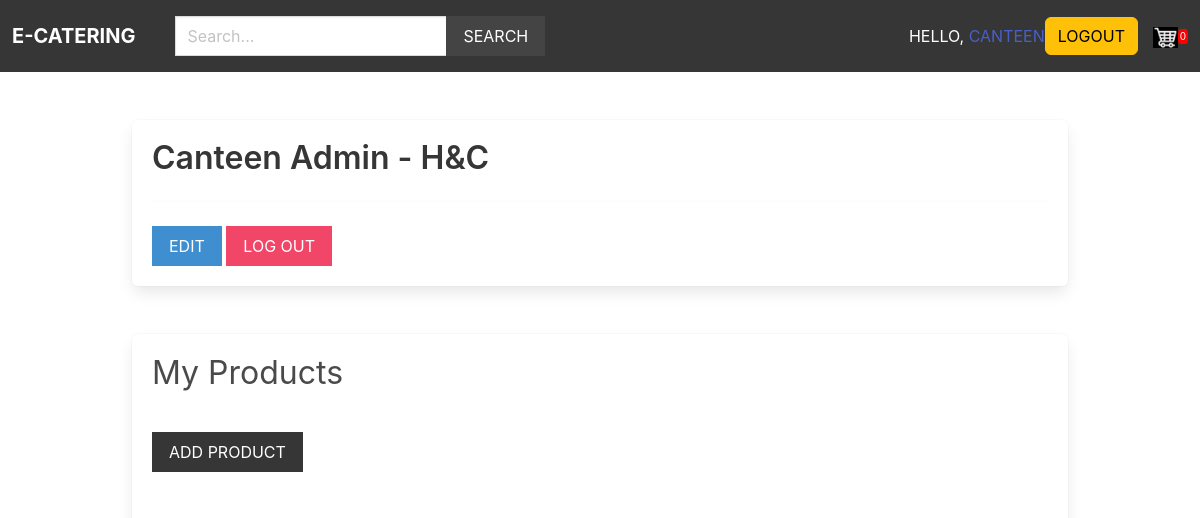
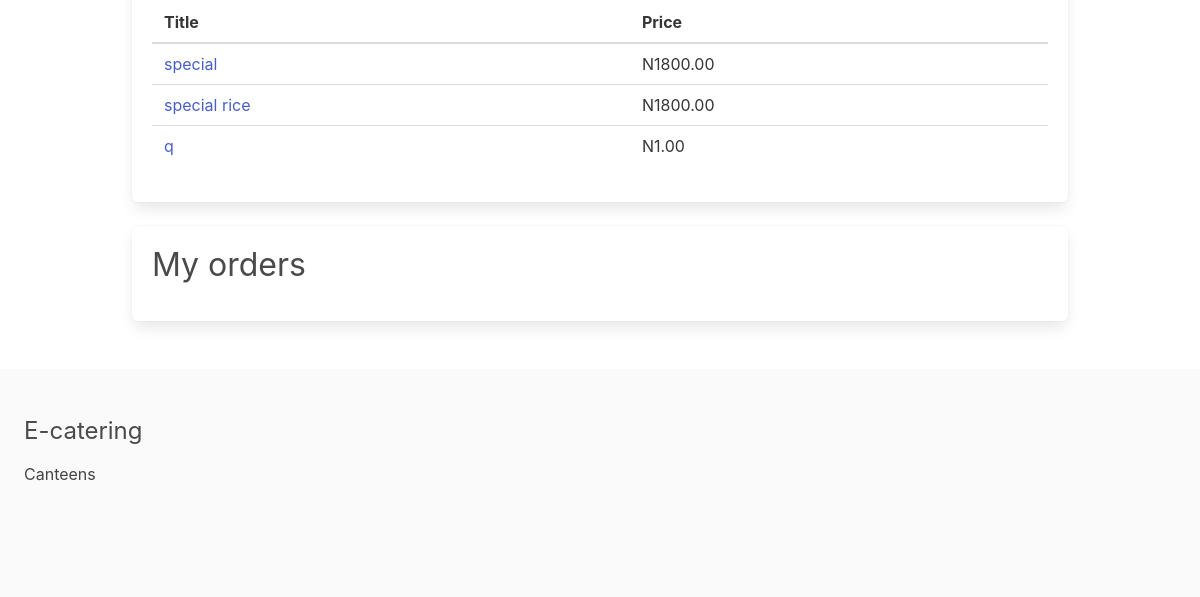
Before: /canteens/canteen_admin/ (signed in) with the older database file (2 pictures, top to bottom).
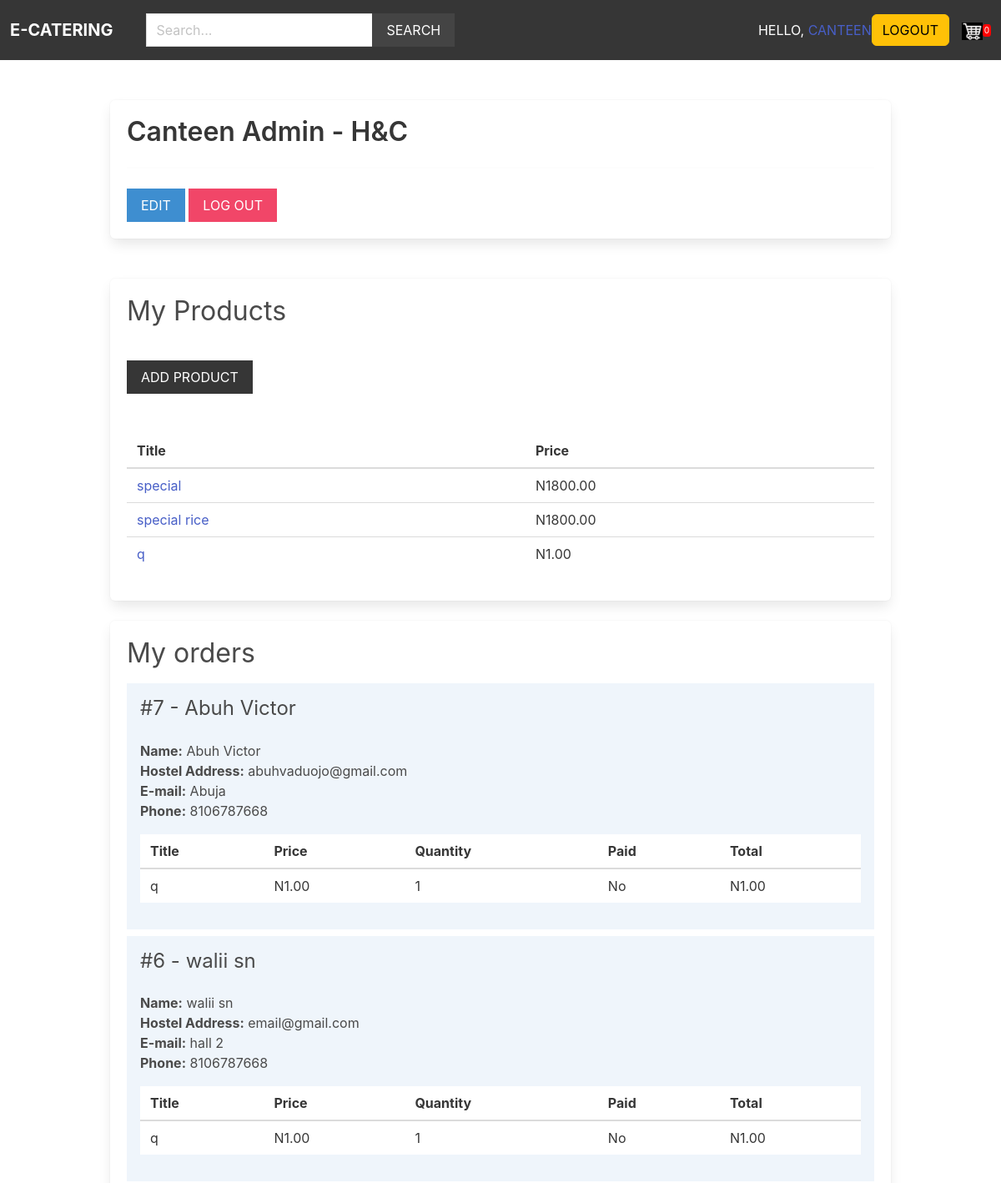
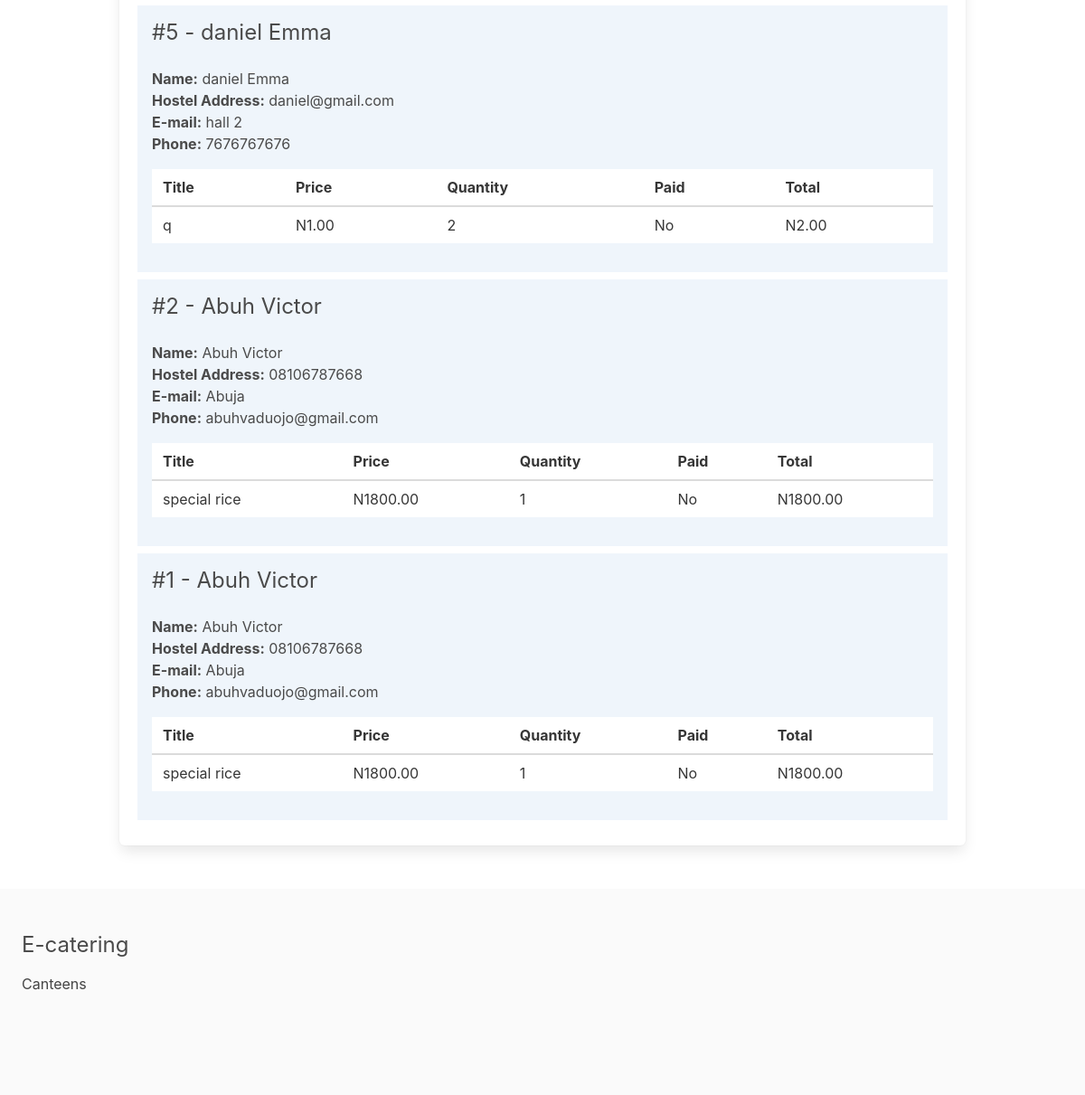
After: the same page with the newer database file (2 pictures, top to bottom).
### apps/canteen/models.py (models this page shows, shortened)
class Canteen(models.Model):
    name = models.CharField(max_length=250)
    created_at = models.DateTimeField(auto_now_add=True)
    created_by = models.OneToOneField(User, related_name='canteen', on_delete=models.CASCADE)
    class Meta:
        ordering = ['name']

### apps/product/models.py (models this page shows, shortened)
class Product(models.Model):
    category = models.ForeignKey(Category, related_name='products', on_delete=models.CASCADE)
    canteen = models.ForeignKey(Canteen , related_name='products', on_delete=models.CASCADE)
    title = models.CharField(max_length=250)
    slug = models.SlugField(max_length=250)
    description = models.TextField(null=True, blank=True)
    price = models.DecimalField(max_digits=6, decimal_places=2)
    date_added = models.DateTimeField(auto_now_add=True)
    image = models.ImageField(upload_to='uploads/', blank=True, null=True)
    thumbnail = models.ImageField(upload_to='uploads/', blank=True, null=True)
    class Meta:
        ordering = ['-date_added']

### apps/order/models.py (models this page shows, shortened)
class Order(models.Model):
    first_name = models.CharField(max_length=100)
    last_name = models.CharField(max_length=100)
    email = models.EmailField(max_length=100)
    phone = models.CharField(max_length=100)
    hostel_address = models.CharField(max_length=100)
    created_at = models.DateTimeField(auto_now_add=True)
    paid_amount = models.DecimalField(max_digits=10, decimal_places=2)
    canteens = models.ManyToManyField(Canteen, related_name='orders')
    class Meta:
        ordering = ['-created_at']  # descending order

class OrderItem(models.Model):
    order = models.ForeignKey(Order, related_name='items', on_delete=models.CASCADE)
    product = models.ForeignKey(Product, related_name='items', on_delete=models.CASCADE)
    canteen = models.ForeignKey(Canteen, related_name='items', on_delete=models.CASCADE)
    canteen_paid = models.BooleanField(default=False)
    price = models.DecimalField(max_digits=8, decimal_places=2)
    quantity = models.IntegerField(default=1)
    def get_total_price(self):
        return self.price * self.quantity

### apps/canteen/views.py (the view)
# urls.py: path('canteen_admin/', views.canteen_admin, name='canteen_admin'),
@login_required
def canteen_admin(request):
    canteen = request.user.canteen
    products = canteen.products.all()
    orders = canteen.orders.all()
    for order in orders:
        order.canteen_amount = 0
        order.canteen_paid_amount = 0
        order.fully_paid = True
        for item in canteen.items.all():
            if item.canteen == request.user.canteen:
                if item.canteen_paid:
                    order.canteen_paid_amount += item.get_total_price()
                else:
                    order.canteen_amount += item.get_total_price()
                    order.fully_paid = False
    return render(request, 'canteen/canteen_admin.html', {'canteen': canteen, 'products': products, 'orders': orders})

### apps/cart/cart.py (called while the page is built)
    def __len__(self):
        return sum(item['quantity'] for item in self.cart.values())

### apps/cart/context_processors.py (called while the page is built)
def cart(request):
    return {'cart': Cart(request)}

### apps/product/context_processors.py (called while the page is built)
def menu_categories(request):
    categories = Category.objects.all()
    return {'menu_categories': categories}

### apps/canteen/templates/canteen/canteen_admin.html (shortened to what this page needs)
{% extends 'core/index.html' %}
{% block content %}
    <div class="box">
        <h1 class="title"> Canteen Admin - {{ canteen.name }} </h1>
        <hr>
        <a href="{% url 'edit_canteen' %}" class= "button is-info is-uppercase"> Edit </a>
        <a href="{% url 'logout' %}" class= "button is-danger is-uppercase">Log out</a>
    </div>
    <br>
    <div class = "box">
        <h2 class = "is-size-3 mb-4" >My Products</h2>
        <br><a href= "{% url 'add_product' %}" class= "button is-dark is-uppercase mb-6">Add Product</a></br>
        {% if products %}
            <table class= "table is-fullwidth">
                <thead>
                    <tr>
                        <th>Title</th>
                        <th>Price</th>
                    </tr>
                </thead>
                <tbody>
                    {% for product in products %}
                        <tr>
                            <td><a href = "{% url 'product' product.category.slug product.slug  %} ">{{ product.title }}</a></td>
                            <td>N{{ product.price }}</td>
                        </tr>
                    {% endfor %}
                </tbody>
            </table>
        {% else %}
            <p>You dont have any product yet...</p>
        {% endif %}
    </div>
    <div class="box">
        <h2 class="is-size-3 mb-4">My orders</h2>
        {% if orders %}
            {% for order in orders %}
                <div class="{% if order.fully_paid %}has-background-success-light{% else %}has-background-info-light{% endif %} mb-2 p-4">
                    <div class="columns is-multiline">
                        <div class="column is-6">
                            <h3 class="is-size-4">#{{ order.id }} - {{ order.first_name }} {{ order.last_name }}</h3>
                        </div>
                        <div class="column is-12">
                            <b>Name:</b> {{ order.first_name }} {{ order.last_name }}<br>
                            <b>Hostel Address:</b> {{ order.hostel_address }}<br>
                            <b>E-mail:</b> {{ order.email }}<br>
                            <b>Phone:</b> {{ order.phone }}
                            <table class="table is-fullwidth mt-4">
                                <thead>
                                    <tr>
                                        <th>Title</th>
                                        <th>Price</th>
                                        <th>Quantity</th>
                                        <th>Paid</th>
                                        <th>Total</th>
                                    </tr>
                                </thead>
                                <tbody>
                                    {% for item in order.items.all %}
                                        {% if item.canteen == request.user.canteen %}
                                            <tr>
                                                <td>{{ item.product.title }}</td>
                                                <td>N{{ item.product.price }}</td>
                                                <td>{{ item.quantity }}</td>
                                                <td>{{ item.canteen_paid|yesno:"Yes,No" }}</td>
                                                <td>N{{ item.get_total_price }}</td>
                                            </tr>
                                        {% endif %}
                                    {% endfor %}
                                </tbody>
                            </table>
                        </div>
                    </div>
                </div>
            {% endfor %}
         {% endif %}
    </div>
{% endblock %}

### apps/core/templates/core/index.html (shortened to what this page needs)
{% load static %}
<!DOCTYPE html>
<html lang="en">
    <head>
        <link href="https://cdn.jsdelivr.net/npm/bootstrap@5.2.0-beta1/dist/css/bootstrap.min.css" rel="stylesheet">
        <link rel="stylesheet" href="https://cdn.jsdelivr.net/npm/bulma@0.9.1/css/bulma.min.css">
        <link rel="stylesheet" href="{% static 'styles/main.css' %}">
    </head>
    <body>
        {% if user.is_authenticated %}
            <nav class="navbar is-dark">
                <div class="navbar-brand">
                    <a href="/" class="navbar-item"><strong>E-catering</strong></a>
                </div>
                <div class="navbar-menu" id="main-navbar">
                    <div class="navbar-start">
                        <div class="navbar-item">
                            <form method="get" action="{% url 'search' %}">
                                <div class="field has-addons">
                                    <div class="control">
                                        <input type="text" class="input" placeholder="Search..." name="query">
                                    </div>
                                    <div class="control">
                                        <button class="button is-dark is-uppercase">Search</button>
                                    </div>
                                </div>
                            </form>
                        </div>
                    </div>
                    <div class="navbar-end">
                    <div class="navbar-item">
                        <span class="hell0-msg"> Hello, <a href="{% url 'uses' %}"> {{ request.user }} </a> </span>
                        <span><a href="{% url 'logouts' %}" class="btn btn-warning">Logout</a></span>
                        <a href="{% url 'cart' %}">
                          <img id="cart-icon" src="{% static 'images/cart.png' %}">
                        </a>
                        <p id="cart-total">{% if cart %}{{ cart | length }} {% else %} 0 {% endif %}</p>
                    </div>
                    </div>
                </div>
            </nav>
        {% endif %}
        <section class="section">
            <div class="container">
                {% block content %}
                {% endblock %}
            </div>
        </section>
        <footer class="footer">
            <h3 class="is-size-4 mb-4"> E-catering</h3>
            <a href="{% url 'canteens' %}"> Canteens</a>
        </footer>
    </body>
</html>

### static/styles/main.css (style rules this page uses)
.navbar { text-transform: uppercase; }
.navbar .is-dark { background: #444; }
.footer a { margin-bottom: 15px; display: inline-block; color: #444; }
.input, .button { border-radius: 0; }
#cart-icon { width:25px; display: inline-block; margin-left: 15px; }
#cart-total { display: inline-block; text-align: center; color:#fff; background-color: red; width: 10px; height: 15px; border-radius: 30%; font-size: 10px; }

Changed rows visible on the page:
added Order: id "7", first_name "Abuh", last_name "Victor", hostel_address "abuhvaduojo@gmail.com", email "Abuja", phone "8106787668"
added OrderItem: product "q", product.price "1.00", quantity "1", canteen_paid "No", get_total_price "1.00", shown under "7"
added Order: id "6", first_name "walii", last_name "sn", hostel_address "email@gmail.com", email "hall 2", phone "8106787668"
added OrderItem: product "q", product.price "1.00", quantity "1", canteen_paid "No", get_total_price "1.00", shown under "6"
added Order: id "5", first_name "daniel", last_name "Emma", hostel_address "daniel@gmail.com", email "hall 2", phone "7676767676"
added OrderItem: product "q", product.price "1.00", quantity "2", canteen_paid "No", get_total_price "2.00", shown under "5"
added Order: id "2", first_name "Abuh", last_name "Victor", hostel_address "08106787668", email "Abuja", phone "abuhvaduojo@gmail.com"
added OrderItem: product "special rice", product.price "1800.00", quantity "1", canteen_paid "No", get_total_price "1800.00", shown under "2"
added Order: id "1", first_name "Abuh", last_name "Victor", hostel_address "08106787668", email "Abuja", phone "abuhvaduojo@gmail.com"
added OrderItem: product "special rice", product.price "1800.00", quantity "1", canteen_paid "No", get_total_price "1800.00"
